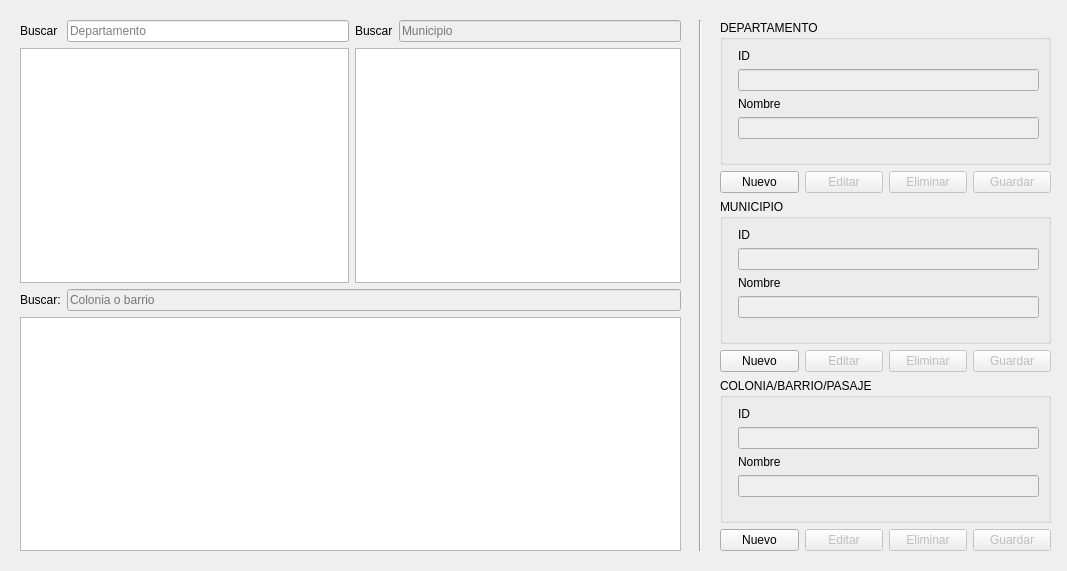
<?xml version="1.0" encoding="UTF-8"?>
<ui version="4.0">
 <class>Departments</class>
 <widget class="QWidget" name="Departments">
  <property name="geometry">
   <rect>
    <x>0</x>
    <y>0</y>
    <width>1067</width>
    <height>571</height>
   </rect>
  </property>
  <property name="windowTitle">
   <string>Form</string>
  </property>
  <widget class="QWidget" name="layoutWidget">
   <property name="geometry">
    <rect>
     <x>20</x>
     <y>20</y>
     <width>661</width>
     <height>531</height>
    </rect>
   </property>
   <layout class="QGridLayout" name="gridLayout">
    <item row="0" column="0">
     <widget class="QLabel" name="label">
      <property name="text">
       <string>Buscar</string>
      </property>
     </widget>
    </item>
    <item row="0" column="1">
     <widget class="QLineEdit" name="searchDepartment">
      <property name="placeholderText">
       <string>Departamento</string>
      </property>
     </widget>
    </item>
    <item row="0" column="2">
     <widget class="QLabel" name="label_2">
      <property name="text">
       <string>Buscar</string>
      </property>
     </widget>
    </item>
    <item row="0" column="3">
     <widget class="QLineEdit" name="searchMunicipie">
      <property name="enabled">
       <bool>false</bool>
      </property>
      <property name="placeholderText">
       <string>Municipio</string>
      </property>
     </widget>
    </item>
    <item row="1" column="0" colspan="2">
     <widget class="QTableView" name="tableViewDepartments"/>
    </item>
    <item row="1" column="2" colspan="2">
     <widget class="QTableView" name="tableViewMunicipie"/>
    </item>
    <item row="2" column="0">
     <widget class="QLabel" name="label_3">
      <property name="text">
       <string>Buscar:</string>
      </property>
     </widget>
    </item>
    <item row="2" column="1" colspan="3">
     <widget class="QLineEdit" name="searchCol">
      <property name="enabled">
       <bool>false</bool>
      </property>
      <property name="text">
       <string/>
      </property>
      <property name="placeholderText">
       <string>Colonia o barrio</string>
      </property>
     </widget>
    </item>
    <item row="3" column="0" colspan="4">
     <widget class="QTableView" name="tableViewCol"/>
    </item>
   </layout>
  </widget>
  <widget class="Line" name="line">
   <property name="geometry">
    <rect>
     <x>690</x>
     <y>20</y>
     <width>21</width>
     <height>531</height>
    </rect>
   </property>
   <property name="orientation">
    <enum>Qt::Vertical</enum>
   </property>
  </widget>
  <widget class="QWidget" name="">
   <property name="geometry">
    <rect>
     <x>720</x>
     <y>20</y>
     <width>331</width>
     <height>531</height>
    </rect>
   </property>
   <layout class="QGridLayout" name="gridLayout_2">
    <item row="0" column="0">
     <widget class="QGroupBox" name="groupBox">
      <property name="title">
       <string>DEPARTAMENTO</string>
      </property>
      <layout class="QFormLayout" name="formLayout">
       <item row="5" column="1">
        <widget class="QLineEdit" name="name">
         <property name="enabled">
          <bool>false</bool>
         </property>
        </widget>
       </item>
       <item row="4" column="1">
        <widget class="QLabel" name="label_4">
         <property name="text">
          <string>Nombre</string>
         </property>
        </widget>
       </item>
       <item row="3" column="1">
        <widget class="QLineEdit" name="id">
         <property name="enabled">
          <bool>false</bool>
         </property>
        </widget>
       </item>
       <item row="2" column="1">
        <widget class="QLabel" name="label_5">
         <property name="text">
          <string>ID</string>
         </property>
        </widget>
       </item>
      </layout>
     </widget>
    </item>
    <item row="1" column="0">
     <layout class="QHBoxLayout" name="horizontalLayout">
      <item>
       <widget class="QPushButton" name="btnAdd">
        <property name="toolTip">
         <string>Nuevo</string>
        </property>
        <property name="text">
         <string>Nuevo</string>
        </property>
        <property name="icon">
         <iconset>
          <normaloff>:/icons/Add/Add_16x16.png</normaloff>:/icons/Add/Add_16x16.png</iconset>
        </property>
       </widget>
      </item>
      <item>
       <widget class="QPushButton" name="btnEdit">
        <property name="enabled">
         <bool>false</bool>
        </property>
        <property name="toolTip">
         <string>Editar</string>
        </property>
        <property name="text">
         <string>Editar</string>
        </property>
        <property name="icon">
         <iconset>
          <normaloff>:/icons/Edit/Edit_16x16.png</normaloff>:/icons/Edit/Edit_16x16.png</iconset>
        </property>
       </widget>
      </item>
      <item>
       <widget class="QPushButton" name="btnDelete">
        <property name="enabled">
         <bool>false</bool>
        </property>
        <property name="toolTip">
         <string>Eliminar</string>
        </property>
        <property name="text">
         <string>Eliminar</string>
        </property>
        <property name="icon">
         <iconset>
          <normaloff>:/icons/Delete/Delete_16x16.png</normaloff>:/icons/Delete/Delete_16x16.png</iconset>
        </property>
       </widget>
      </item>
      <item>
       <widget class="QPushButton" name="btnSave">
        <property name="enabled">
         <bool>false</bool>
        </property>
        <property name="toolTip">
         <string>Eliminar</string>
        </property>
        <property name="text">
         <string>Guardar</string>
        </property>
        <property name="icon">
         <iconset>
          <normaloff>:/icons/Save/Save_16x16.png</normaloff>:/icons/Save/Save_16x16.png</iconset>
        </property>
       </widget>
      </item>
     </layout>
    </item>
    <item row="2" column="0">
     <widget class="QGroupBox" name="groupBox_2">
      <property name="title">
       <string>MUNICIPIO</string>
      </property>
      <layout class="QFormLayout" name="formLayout_2">
       <item row="5" column="1">
        <widget class="QLineEdit" name="nameMun">
         <property name="enabled">
          <bool>false</bool>
         </property>
        </widget>
       </item>
       <item row="4" column="1">
        <widget class="QLabel" name="label_6">
         <property name="text">
          <string>Nombre</string>
         </property>
        </widget>
       </item>
       <item row="3" column="1">
        <widget class="QLineEdit" name="idMun">
         <property name="enabled">
          <bool>false</bool>
         </property>
        </widget>
       </item>
       <item row="2" column="1">
        <widget class="QLabel" name="label_7">
         <property name="text">
          <string>ID</string>
         </property>
        </widget>
       </item>
      </layout>
     </widget>
    </item>
    <item row="3" column="0">
     <layout class="QHBoxLayout" name="horizontalLayout_2">
      <item>
       <widget class="QPushButton" name="btnAddMun">
        <property name="toolTip">
         <string>Nuevo</string>
        </property>
        <property name="text">
         <string>Nuevo</string>
        </property>
        <property name="icon">
         <iconset>
          <normaloff>:/icons/Add/Add_16x16.png</normaloff>:/icons/Add/Add_16x16.png</iconset>
        </property>
       </widget>
      </item>
      <item>
       <widget class="QPushButton" name="btnEditMun">
        <property name="enabled">
         <bool>false</bool>
        </property>
        <property name="toolTip">
         <string>Editar</string>
        </property>
        <property name="text">
         <string>Editar</string>
        </property>
        <property name="icon">
         <iconset>
          <normaloff>:/icons/Edit/Edit_16x16.png</normaloff>:/icons/Edit/Edit_16x16.png</iconset>
        </property>
       </widget>
      </item>
      <item>
       <widget class="QPushButton" name="btnDeleteMun">
        <property name="enabled">
         <bool>false</bool>
        </property>
        <property name="toolTip">
         <string>Eliminar</string>
        </property>
        <property name="text">
         <string>Eliminar</string>
        </property>
        <property name="icon">
         <iconset>
          <normaloff>:/icons/Delete/Delete_16x16.png</normaloff>:/icons/Delete/Delete_16x16.png</iconset>
        </property>
       </widget>
      </item>
      <item>
       <widget class="QPushButton" name="btnSaveMun">
        <property name="enabled">
         <bool>false</bool>
        </property>
        <property name="toolTip">
         <string>Eliminar</string>
        </property>
        <property name="text">
         <string>Guardar</string>
        </property>
        <property name="icon">
         <iconset>
          <normaloff>:/icons/Save/Save_16x16.png</normaloff>:/icons/Save/Save_16x16.png</iconset>
        </property>
       </widget>
      </item>
     </layout>
    </item>
    <item row="4" column="0">
     <widget class="QGroupBox" name="groupBox_3">
      <property name="title">
       <string>COLONIA/BARRIO/PASAJE</string>
      </property>
      <layout class="QFormLayout" name="formLayout_3">
       <item row="5" column="1">
        <widget class="QLineEdit" name="nameCol">
         <property name="enabled">
          <bool>false</bool>
         </property>
        </widget>
       </item>
       <item row="4" column="1">
        <widget class="QLabel" name="label_8">
         <property name="text">
          <string>Nombre</string>
         </property>
        </widget>
       </item>
       <item row="3" column="1">
        <widget class="QLineEdit" name="idCol">
         <property name="enabled">
          <bool>false</bool>
         </property>
        </widget>
       </item>
       <item row="2" column="1">
        <widget class="QLabel" name="label_9">
         <property name="text">
          <string>ID</string>
         </property>
        </widget>
       </item>
      </layout>
     </widget>
    </item>
    <item row="5" column="0">
     <layout class="QHBoxLayout" name="horizontalLayout_3">
      <item>
       <widget class="QPushButton" name="btnAddCol">
        <property name="toolTip">
         <string>Nuevo</string>
        </property>
        <property name="text">
         <string>Nuevo</string>
        </property>
        <property name="icon">
         <iconset>
          <normaloff>:/icons/Add/Add_16x16.png</normaloff>:/icons/Add/Add_16x16.png</iconset>
        </property>
       </widget>
      </item>
      <item>
       <widget class="QPushButton" name="btnEditCol">
        <property name="enabled">
         <bool>false</bool>
        </property>
        <property name="toolTip">
         <string>Editar</string>
        </property>
        <property name="text">
         <string>Editar</string>
        </property>
        <property name="icon">
         <iconset>
          <normaloff>:/icons/Edit/Edit_16x16.png</normaloff>:/icons/Edit/Edit_16x16.png</iconset>
        </property>
       </widget>
      </item>
      <item>
       <widget class="QPushButton" name="btnDeleteCol">
        <property name="enabled">
         <bool>false</bool>
        </property>
        <property name="toolTip">
         <string>Eliminar</string>
        </property>
        <property name="text">
         <string>Eliminar</string>
        </property>
        <property name="icon">
         <iconset>
          <normaloff>:/icons/Delete/Delete_16x16.png</normaloff>:/icons/Delete/Delete_16x16.png</iconset>
        </property>
       </widget>
      </item>
      <item>
       <widget class="QPushButton" name="btnSaveCol">
        <property name="enabled">
         <bool>false</bool>
        </property>
        <property name="toolTip">
         <string>Eliminar</string>
        </property>
        <property name="text">
         <string>Guardar</string>
        </property>
        <property name="icon">
         <iconset>
          <normaloff>:/icons/Save/Save_16x16.png</normaloff>:/icons/Save/Save_16x16.png</iconset>
        </property>
       </widget>
      </item>
     </layout>
    </item>
   </layout>
  </widget>
 </widget>
 <resources/>
 <connections/>
</ui>
